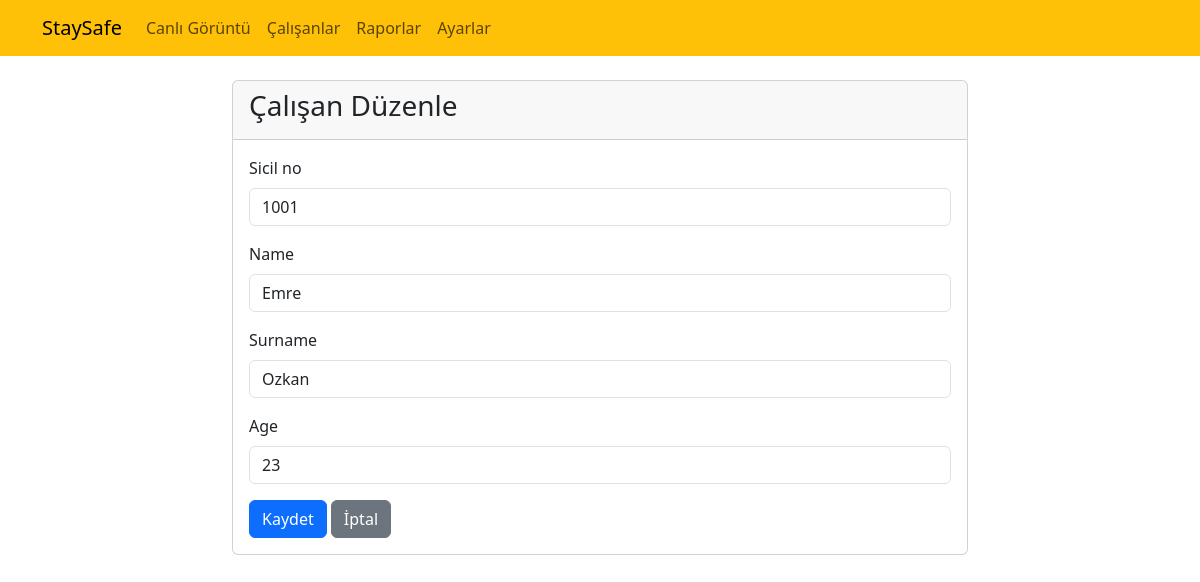
The app's page /employees/edit/1001/ with its own data.
### employees/models.py (models this page shows, shortened)
class Employee(models.Model):
    sicil_no = models.CharField(max_length=4, primary_key=True)
    name = models.CharField(max_length=100)
    surname = models.CharField(max_length=100)
    age = models.IntegerField()
    imageUrl = models.URLField(max_length=300, blank=False, default="1.jpg") # Bos birakilamaz. Denetim yapılacak.

### employees/views.py (the view)
# urls.py: path('edit/<str:sicil_no>/', views.employee_edit, name='employee_edit'),
def employee_edit(request, sicil_no):
    employee = get_object_or_404(Employee, sicil_no=sicil_no)
    if request.method == 'POST':
        form = EmployeeForm(request.POST, instance=employee)
        if form.is_valid():
            form.save()
            messages.success(request, 'Çalışan başarıyla güncellendi.')
            return redirect('employee_list')
    else:
        form = EmployeeForm(instance=employee)
    return render(request, 'employees/employee_form.html', {'form': form})

### employees/forms.py
class EmployeeForm(forms.ModelForm):
    class Meta:
        model = Employee
        fields = ['sicil_no', 'name', 'surname', 'age']
        widgets = {
            'sicil_no': forms.TextInput(attrs={'class': 'form-control'}),
            'name': forms.TextInput(attrs={'class': 'form-control'}),
            'surname': forms.TextInput(attrs={'class': 'form-control'}),
            'age': forms.NumberInput(attrs={'class': 'form-control'}),
        }

### employees/templates/employees/employee_form.html (shortened to what this page needs)
{% extends 'layout.html' %}
{% load static %}
{% block content %}
<div class="container mt-4">
    <div class="row">
        <div class="col-md-8 offset-md-2">
            <div class="card">
                <div class="card-header">
                    <h3 class="card-title">
                        {% if form.instance.pk %}
                            Çalışan Düzenle
                        {% else %}
                            Yeni Çalışan Ekle
                        {% endif %}
                    </h3>
                </div>
                <div class="card-body">
                    <form method="POST">
                        {% for field in form %}
                            <div class="mb-3">
                                <label for="{{ field.id_for_label }}" class="form-label">{{ field.label }}</label>
                                {{ field }}
                            </div>
                        {% endfor %}
                        <button type="submit" class="btn btn-primary">Kaydet</button>
                        <a href="{% url 'employee_list' %}" class="btn btn-secondary">İptal</a>
                    </form>
                </div>
            </div>
        </div>
    </div>
</div>
{% endblock %}

### records on screen
Employee: form "1001" "Emre" "Ozkan" "23"

### other values on screen
{{ field.label }} "Sicil no" "Name" "Surname" "Age"
